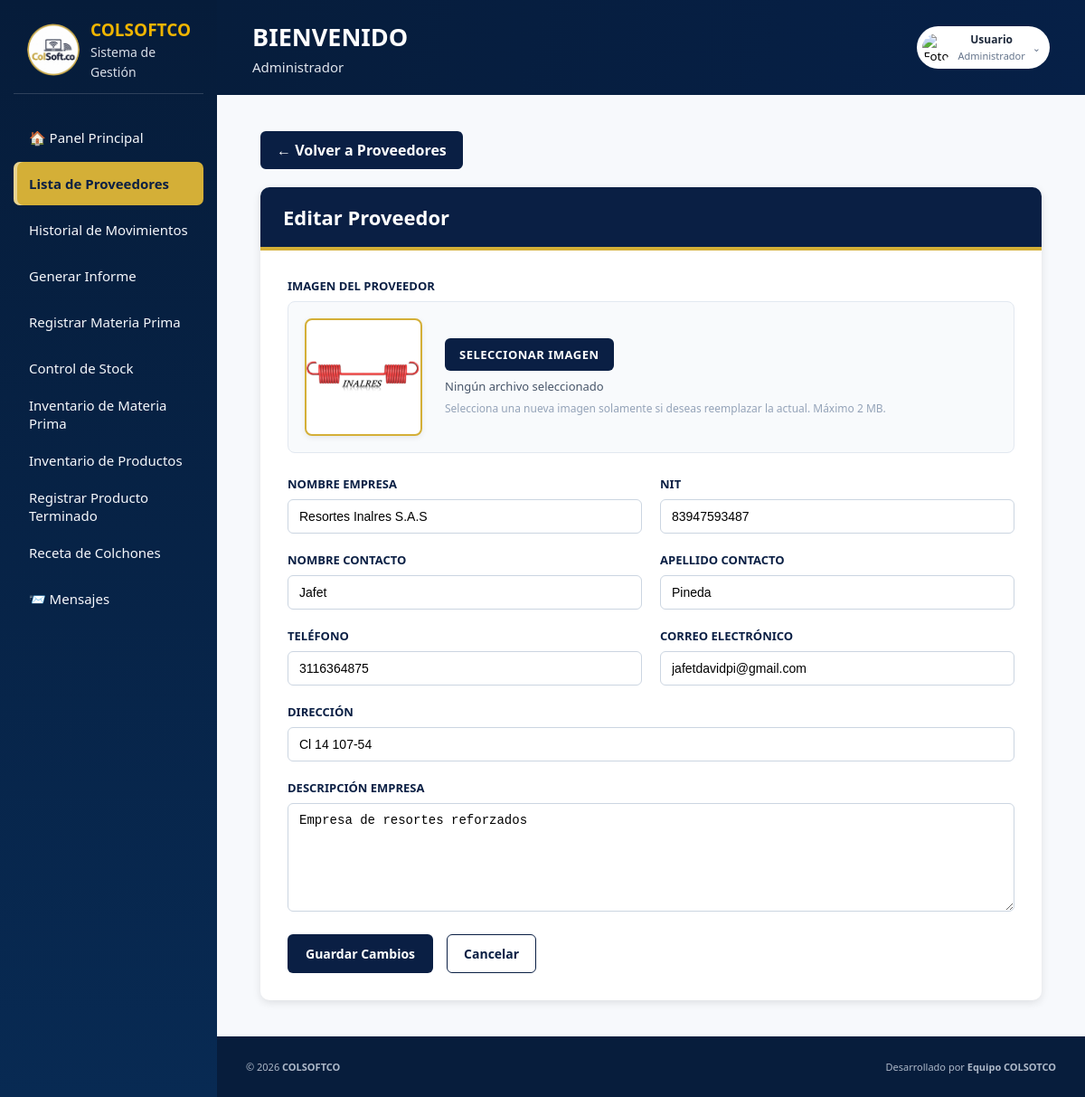
The app's page /view/lista_proveedores/editar_proveedor.php?id=8 (signed in) with its own data.
### tables this page shows
CREATE TABLE `proveedores` (
  `id_proveedor` int(11) NOT NULL,
  `nombre_empresa` varchar(80) NOT NULL,
  `nit` varchar(20) NOT NULL,
  `direccion` varchar(255) NOT NULL,
  `descripcion_empresa` text DEFAULT NULL,
  `contacto_nombre` varchar(80) NOT NULL,
  `contacto_apellido` varchar(80) NOT NULL,
  `telefono` varchar(10) DEFAULT NULL,
  `email` varchar(70) DEFAULT NULL,
  `imagen` varchar(255) DEFAULT NULL,
  `estado` enum('activo','inactivo') NOT NULL DEFAULT 'activo',
  `activo` tinyint(1) NOT NULL DEFAULT 1
);

### app/logica_proveedores.php (called while the page is built, shortened)
<?php
require_once __DIR__ . '/../config/conexion.php';
class ProveedorLogica
{
    private $conn;
    public function __construct()
    {
        $db = new Conexion();
        $this->conn = $db->getConnection();
    }
    public function getProveedorById(int $id): ?array
    {
        $sql = "
            SELECT *
            FROM proveedores
            WHERE id_proveedor = :id
        ";
        $stmt = $this->conn->prepare($sql);
        $stmt->bindParam(':id', $id, PDO::PARAM_INT);
        $stmt->execute();
        $proveedor = $stmt->fetch(PDO::FETCH_ASSOC);
        return $proveedor ?: null;
    }
}

### config/conexion.php (called while the page is built, shortened)
<?php
  class Conexion
  {
    private string $Servidor = "localhost";
    private string $BaseDeDatos = "colsoftco";
    private string $Usuario = "root";
    private string $Password = "";
    private static ?PDO $instance = null;
    public function getConnection(): PDO {
      if (self::$instance === null) {
        self::$instance = new PDO(
          "mysql:host={$this->Servidor};dbname={$this->BaseDeDatos};charset=utf8mb4",
          $this->Usuario,
          $this->Password,
          [
            PDO::ATTR_ERRMODE => PDO::ERRMODE_EXCEPTION,
            PDO::ATTR_DEFAULT_FETCH_MODE => PDO::FETCH_ASSOC,
            PDO::ATTR_EMULATE_PREPARES => false,
          ]
        );
      }
      $this->Conector = self::$instance;
      return $this->Conector;
    }
  }

### view/lista_proveedores/editar_proveedor.php (the view, shortened to what this page needs)
<?php
require_once __DIR__ . '/../../app/logica_proveedores.php';
$logica = new ProveedorLogica();
$id = $_GET['id'] ?? 0;
$proveedor = $logica->getProveedorById($id);
?>
<!DOCTYPE html>
<html lang="es">
<head>
    <link rel="stylesheet" href="crud_proveedor.css">
    <link rel="stylesheet" href="../../public/css/layout.css">
</head>
<body>
    <div class="app">
        <?php include __DIR__ . '/../partials/sidebar.php'; ?>
        <div class="main">
            <?php
            include __DIR__ . '/../partials/topbar.php';
            ?>
            <main class="content">
<div class="contenedor">
        <div class="acciones-superior">
            <a href="../lista_proveedores/lista_proveedores.php" class="btn-volver">
                ← Volver a Proveedores
            </a>
        </div>
        <div class="card">
            <div class="card-header">
                Editar Proveedor
            </div>
            <div class="card-body">
                <form method="POST" enctype="multipart/form-data">
                    <div class="form-grid">
                        <div class="campo full imagen-section">
                            <label>Imagen del Proveedor</label>
                            <div class="imagen-proveedor-row">
                                <div class="imagen-preview">
                                    <?php if (!empty($proveedor['imagen'])): ?>
                                        <img
                                            src="../../public/imagenes/proveedores/<?php echo htmlspecialchars($proveedor['imagen']); ?>"
                                            alt="Imagen del proveedor">
                                    <?php else: ?>
                                        <span class="imagen-placeholder">Sin imagen</span>
                                    <?php endif; ?>
                                </div>
                                <div class="imagen-input-wrapper">
                                    <label for="imagenInput" class="imagen-file-label">
                                        Seleccionar imagen
                                    </label>
                                    <span id="imagenFileName" class="imagen-file-name">Ningún archivo seleccionado</span>
                                    <small>
                                        Selecciona una nueva imagen solamente si deseas reemplazar la actual.
                                        Máximo 2 MB.
                                    </small>
                                </div>
                            </div>
                        </div>
                        <div class="campo">
                            <label>Nombre Empresa</label>
                            <input
                                type="text"
                                name="nombre_empresa"
                                value="<?= htmlspecialchars($proveedor['nombre_empresa']) ?>"
                                required>
                        </div>
                        <div class="campo">
                            <label>NIT</label>
                            <input
                                type="text"
                                name="nit"
                                value="<?= htmlspecialchars($proveedor['nit']) ?>"
                                required>
                        </div>
                        <div class="campo">
                            <label>Nombre Contacto</label>
                            <input
                                type="text"
                                name="contacto_nombre"
                                value="<?= htmlspecialchars($proveedor['contacto_nombre']) ?>"
                                required>
                        </div>
                        <div class="campo">
                            <label>Apellido Contacto</label>
                            <input
                                type="text"
                                name="contacto_apellido"
                                value="<?= htmlspecialchars($proveedor['contacto_apellido']) ?>"
                                required>
                        </div>
                        <div class="campo">
                            <label>Teléfono</label>
                            <input
                                type="text"
                                name="telefono"
                                value="<?= htmlspecialchars($proveedor['telefono']) ?>"
                                required>
                        </div>
                        <div class="campo">
                            <label>Correo Electrónico</label>
                            <input
                                type="email"
                                name="email"
                                value="<?= htmlspecialchars($proveedor['email']) ?>"
                                required>
                        </div>
                        <div class="campo full">
                            <label>Dirección</label>
                            <input
                                type="text"
                                name="direccion"
                                value="<?= htmlspecialchars($proveedor['direccion']) ?>"
                                required>
                        </div>
                        <div class="campo full">
                            <label>Descripción Empresa</label>
                            <textarea
                                name="descripcion_empresa"
                                required><?= htmlspecialchars($proveedor['descripcion_empresa']) ?></textarea>
                        </div>
                    </div>
                    <div class="botones">
                        <button type="submit" class="btn btn-guardar">
                            Guardar Cambios
                        </button>
                        <a href="../lista_proveedores/lista_proveedores.php"
                            class="btn btn-volver-secundario">
                            Cancelar
                        </a>
                    </div>
                </form>
            </div>
        </div>
    </div>
            </main>
            <?php include __DIR__ . '/../partials/footer.php'; ?>
        </div>
    </div>
</body>
</html>

### view/lista_proveedores/crud_proveedor.css (style rules this page uses)
* { box-sizing: border-box; margin: 0; padding: 0; }
body { background: #eef1f5; font-family: Arial, Helvetica, sans-serif; min-height: 100vh; display: flex; flex-direction: column; }
.contenedor { width: 90%; max-width: 900px; margin: 40px auto; flex: 1; }
.card { background: #fff; border-radius: 10px; overflow: hidden; box-shadow: 0 3px 10px rgba(0, 0, 0, 0.1); }
.card-header { background: #0a1f44; color: white; padding: 18px 25px; font-size: 22px; font-weight: bold; border-bottom: 4px solid #d4af37; }
.card-body { padding: 30px; }
.form-grid { display: grid; grid-template-columns: 1fr 1fr; gap: 20px; }
.campo { display: flex; flex-direction: column; }
.campo label { margin-bottom: 8px; color: #0a1f44; font-weight: bold; font-size: 13px; text-transform: uppercase; }
.campo input, .campo textarea { padding: 10px 12px; border: 1px solid #cbd5e1; border-radius: 6px; font-size: 14px; background: white; }
.campo textarea { resize: vertical; min-height: 120px; }
.full { grid-column: 1/3; }
.imagen-section { margin-bottom: 5px; }
.imagen-proveedor-row { display: flex; align-items: center; gap: 25px; background: #f8fafc; border: 1px solid #e2e8f0; border-radius: 8px; padding: 18px; }
.imagen-preview { width: 130px; height: 130px; flex-shrink: 0; border-radius: 8px; border: 2px solid #d4af37; background: white; display: flex; align-items: center; justify-content: center; overflow: hidden; box-shadow: 0 2px 6px rgba(0, 0, 0, 0.08); }
.imagen-preview img { width: 100%; height: 100%; object-fit: contain; }
.imagen-input-wrapper { display: flex; flex-direction: column; gap: 8px; }
.imagen-input-wrapper .imagen-file-label { display: inline-block; width: fit-content; background: #0a1f44; color: #ffffff; padding: 9px 16px; border-radius: 6px; font-weight: bold; font-size: 13px; cursor: pointer; text-transform: uppercase; letter-spacing: 0.5px; transition: 0.3s; margin-bottom: 0; }
.imagen-file-name { font-size: 13px; color: #475569; }
.imagen-input-wrapper small { color: #94a3b8; font-size: 12px; line-height: 1.4; }
.acciones-superior { margin-bottom: 20px; }
.botones { margin-top: 25px; display: flex; gap: 15px; align-items: center; }
.btn { padding: 12px 20px; border: none; border-radius: 6px; cursor: pointer; text-decoration: none; font-weight: bold; font-size: 14px; transition: 0.3s; text-align: center; }
.btn-guardar { background: #0a1f44; color: white; }
.btn-volver { display: inline-block; background: #0a1f44; color: white; text-decoration: none; padding: 10px 18px; border-radius: 6px; font-weight: bold; transition: 0.3s; }
.btn-volver-secundario { background: transparent; color: #0a1f44; border: 1px solid #0a1f44; padding: 11px 18px; border-radius: 6px; font-weight: bold; text-decoration: none; transition: 0.3s; }

### public/css/layout.css (style rules this page uses)
:root { --navy: #061d3c; --navy-2: #092b55; --gold: #D4AF37; --gold-hover: #b8941f; --gold-soft: rgba(212, 175, 55, 0.14); --bg: #f7f9fc; --surface: #ffffff; --surface-2: #eef2f7; --text: #152846; --muted: #64748b; --border: #e5eaf0; --success: #16a34a; --danger: #dc2626; --warning: #f59e0b; --info: #3b82f6; --shadow: 0 4px 14px rgba(10, 31, 68, 0.10); }
*, *::before, *::after { box-sizing: border-box; }
html { scroll-behavior: smooth; }
body { margin: 0; min-height: 100vh; font-family: "Segoe UI", Arial, sans-serif; color: var(--text); background: var(--bg); overflow-x: hidden; }
button { cursor: pointer; font-family: inherit; border: none; }
.app { min-height: 100vh; display: flex; }
.main { flex: 1; display: flex; flex-direction: column; min-width: 0; }
body:has(> .app) { display: block; }
.app { display: flex; flex-direction: row; align-items: stretch; width: 100%; min-height: 100vh; }
.app > .main { flex: 1 1 auto; min-width: 0; display: flex; flex-direction: column; }
.app > .main > .content { flex: 1 1 auto; min-width: 0; }

### records on screen
proveedores: imagen (picture), nombre_empresa "Resortes Inalres S.A.S", nit "83947593487", contacto_nombre "Jafet", contacto_apellido "Pineda", telefono "3116364875", email "jafetdavidpi@gmail.com", direccion "Cl 14 107-54", descripcion_empresa "Empresa de resortes reforzados"

### other values on screen
$rolActual "Administrador"
